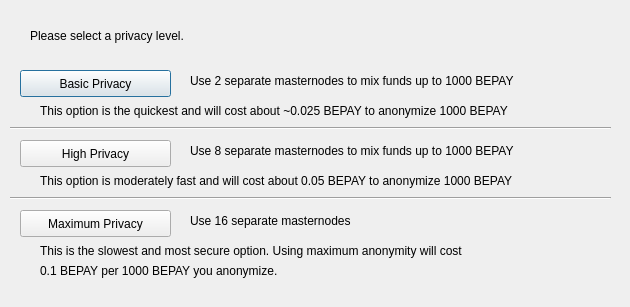
<?xml version="1.0" encoding="UTF-8"?>
<ui version="4.0">
 <class>DarksendConfig</class>
 <widget class="QDialog" name="DarksendConfig">
  <property name="geometry">
   <rect>
    <x>0</x>
    <y>0</y>
    <width>630</width>
    <height>307</height>
   </rect>
  </property>
  <property name="windowTitle">
   <string>Configure Darksend</string>
  </property>
  <widget class="QPushButton" name="buttonBasic">
   <property name="geometry">
    <rect>
     <x>20</x>
     <y>70</y>
     <width>151</width>
     <height>27</height>
    </rect>
   </property>
   <property name="text">
    <string>Basic Privacy</string>
   </property>
  </widget>
  <widget class="QPushButton" name="buttonHigh">
   <property name="geometry">
    <rect>
     <x>20</x>
     <y>140</y>
     <width>151</width>
     <height>27</height>
    </rect>
   </property>
   <property name="text">
    <string>High Privacy</string>
   </property>
  </widget>
  <widget class="QPushButton" name="buttonMax">
   <property name="geometry">
    <rect>
     <x>20</x>
     <y>210</y>
     <width>151</width>
     <height>27</height>
    </rect>
   </property>
   <property name="text">
    <string>Maximum Privacy</string>
   </property>
  </widget>
  <widget class="QLabel" name="label">
   <property name="geometry">
    <rect>
     <x>30</x>
     <y>20</y>
     <width>571</width>
     <height>31</height>
    </rect>
   </property>
   <property name="text">
    <string>Please select a privacy level.</string>
   </property>
  </widget>
  <widget class="QLabel" name="label_2">
   <property name="geometry">
    <rect>
     <x>190</x>
     <y>70</y>
     <width>421</width>
     <height>21</height>
    </rect>
   </property>
   <property name="text">
    <string>Use 2 separate masternodes to mix funds up to 1000 BEPAY</string>
   </property>
  </widget>
  <widget class="QLabel" name="label_3">
   <property name="geometry">
    <rect>
     <x>190</x>
     <y>140</y>
     <width>411</width>
     <height>21</height>
    </rect>
   </property>
   <property name="text">
    <string>Use 8 separate masternodes to mix funds up to 1000 BEPAY</string>
   </property>
  </widget>
  <widget class="QLabel" name="label_4">
   <property name="geometry">
    <rect>
     <x>190</x>
     <y>210</y>
     <width>421</width>
     <height>21</height>
    </rect>
   </property>
   <property name="text">
    <string>Use 16 separate masternodes</string>
   </property>
  </widget>
  <widget class="QLabel" name="label_6">
   <property name="geometry">
    <rect>
     <x>40</x>
     <y>100</y>
     <width>561</width>
     <height>21</height>
    </rect>
   </property>
   <property name="text">
    <string>This option is the quickest and will cost about ~0.025 BEPAY to anonymize 1000 BEPAY</string>
   </property>
  </widget>
  <widget class="QLabel" name="label_7">
   <property name="geometry">
    <rect>
     <x>40</x>
     <y>170</y>
     <width>561</width>
     <height>21</height>
    </rect>
   </property>
   <property name="text">
    <string>This option is moderately fast and will cost about 0.05 BEPAY to anonymize 1000 BEPAY</string>
   </property>
  </widget>
  <widget class="QLabel" name="label_8">
   <property name="geometry">
    <rect>
     <x>40</x>
     <y>240</y>
     <width>561</width>
     <height>21</height>
    </rect>
   </property>
   <property name="text">
    <string>This is the slowest and most secure option. Using maximum anonymity will cost</string>
   </property>
  </widget>
  <widget class="QLabel" name="label_9">
   <property name="geometry">
    <rect>
     <x>40</x>
     <y>260</y>
     <width>561</width>
     <height>21</height>
    </rect>
   </property>
   <property name="text">
    <string>0.1 BEPAY per 1000 BEPAY you anonymize.</string>
   </property>
  </widget>
  <widget class="Line" name="line">
   <property name="geometry">
    <rect>
     <x>10</x>
     <y>120</y>
     <width>601</width>
     <height>16</height>
    </rect>
   </property>
   <property name="orientation">
    <enum>Qt::Horizontal</enum>
   </property>
  </widget>
  <widget class="Line" name="line_2">
   <property name="geometry">
    <rect>
     <x>10</x>
     <y>190</y>
     <width>601</width>
     <height>16</height>
    </rect>
   </property>
   <property name="orientation">
    <enum>Qt::Horizontal</enum>
   </property>
  </widget>
 </widget>
 <resources/>
 <connections/>
</ui>
